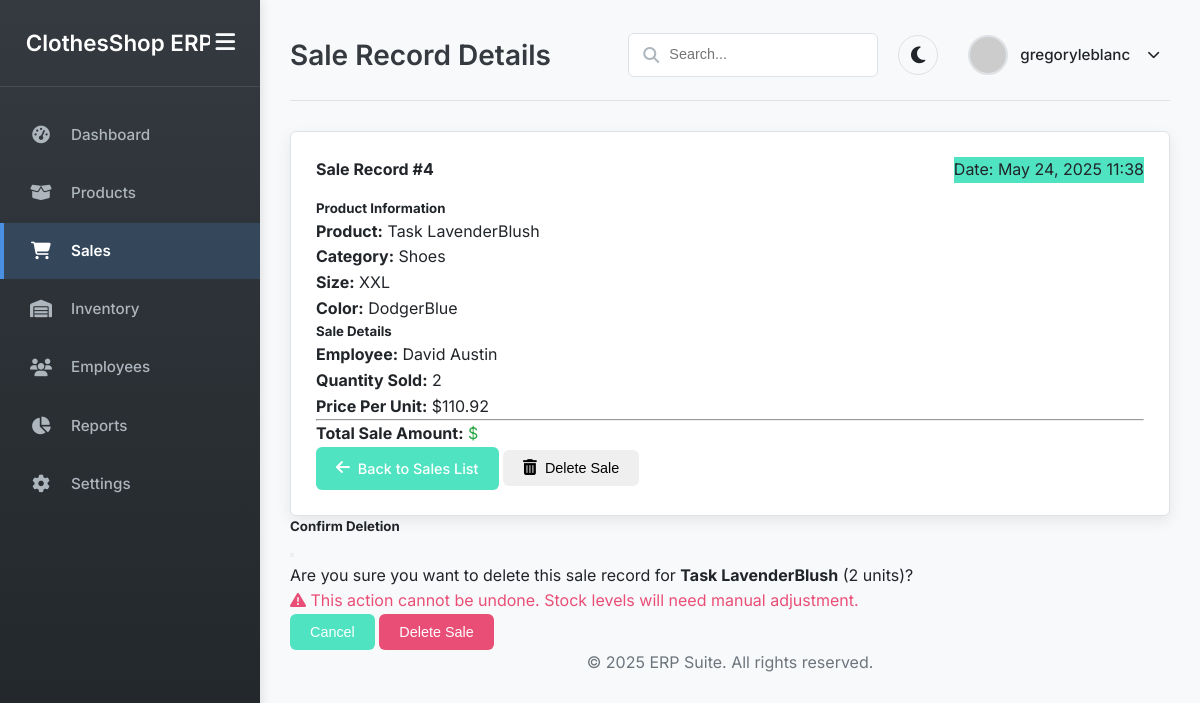
Page /sales/view/4/ (signed in) on the committed database.
### main/models.py (models this page shows, shortened)
class Sale(models.Model):
    product = models.ForeignKey(Product, on_delete=models.CASCADE)
    employee = models.ForeignKey(Employee, on_delete=models.CASCADE)
    quantity = models.IntegerField()
    price = models.DecimalField(max_digits=10, decimal_places=2)
    date_time = models.DateTimeField(auto_now_add=True)

class Product(models.Model):
    name = models.CharField(max_length=100)
    category = models.ForeignKey(Category, on_delete=models.CASCADE)
    size = models.CharField(max_length=20, blank=True, null=True)
    color = models.CharField(max_length=50, blank=True, null=True)
    price = models.DecimalField(max_digits=10, decimal_places=2)
    stock_quantity = models.IntegerField(default=0)
    created_at = models.DateTimeField(auto_now_add=True)
    updated_at = models.DateTimeField(auto_now=True)

class Category(models.Model):
    name = models.CharField(max_length=100)
    class Meta:
        verbose_name_plural = "Categories"

class Employee(models.Model):
    user = models.OneToOneField(User, on_delete=models.CASCADE, null=True, blank=True)
    name = models.CharField(max_length=100)
    position = models.CharField(max_length=100)
    phone = models.CharField(max_length=20)
    email = models.EmailField()
    date_joined = models.DateField(auto_now_add=True)

### main/views.py (the view)
@login_required
def view_sale(request, sale_id):
    sale = get_object_or_404(Sale, id=sale_id)
    context = {
        'sale': sale,
    }
    return render(request, 'main/view_sale.html', context)

### main/templates/main/view_sale.html (shortened to what this page needs)
{% extends "main/base.html" %}
{% load static %}
{% block header_title %}Sale Record Details{% endblock %}
{% block content %}
<div class="row justify-content-center">
    <div class="col-lg-8">
        <div class="card">
            <div class="card-header d-flex justify-content-between align-items-center">
                <h4 class="mb-0">Sale Record #{{ sale.id }}</h4>
                <span class="badge bg-secondary">Date: {{ sale.date_time|date:"M d, Y H:i" }}</span>
            </div>
            <div class="card-body">
                <div class="row mb-3">
                    <div class="col-md-6">
                        <h5>Product Information</h5>
                        <p><strong>Product:</strong> {{ sale.product.name }}</p>
                        <p><strong>Category:</strong> {{ sale.product.category.name }}</p>
                        <p><strong>Size:</strong> {{ sale.product.size|default:"N/A" }}</p>
                        <p><strong>Color:</strong> {{ sale.product.color|default:"N/A" }}</p>
                    </div>
                    <div class="col-md-6">
                        <h5>Sale Details</h5>
                        <p><strong>Employee:</strong> {{ sale.employee.name }}</p>
                        <p><strong>Quantity Sold:</strong> {{ sale.quantity }}</p>
                        <p><strong>Price Per Unit:</strong> ${{ sale.price|floatformat:2 }}</p>
                        <hr>
                        <p class="fs-5 fw-bold"><strong>Total Sale Amount:</strong> <span class="text-success">${{ sale.total_price|floatformat:2 }}</span></p>
                    </div>
                </div>
            </div>
            <div class="card-footer text-end">
                 <a href="{% url 'sales' %}" class="btn btn-secondary"><i class="fas fa-arrow-left me-1"></i> Back to Sales List</a>
                 <button type="button" class="btn btn-outline-danger" data-bs-toggle="modal" data-bs-target="#deleteSaleModal" data-sale-id="{{ sale.id }}" data-product-name="{{ sale.product.name }}">
                     <i class="fas fa-trash-alt me-1"></i> Delete Sale
                 </button>
            </div>
        </div>
    </div>
</div>
<div class="modal fade" id="deleteSaleModal" tabindex="-1" aria-labelledby="deleteSaleModalLabel" aria-hidden="true">
    <div class="modal-dialog">
        <div class="modal-content">
            <form id="deleteSaleForm" method="post" action="{% url 'delete_sale' sale.id %}">
                <div class="modal-header">
                    <h5 class="modal-title" id="deleteSaleModalLabel">Confirm Deletion</h5>
                    <button type="button" class="btn-close" data-bs-dismiss="modal" aria-label="Close"></button>
                </div>
                <div class="modal-body">
                    <p>Are you sure you want to delete this sale record for <strong>{{ sale.product.name }}</strong> ({{ sale.quantity }} units)?</p>
                    <p class="text-danger"><i class="fas fa-exclamation-triangle me-1"></i> This action cannot be undone. Stock levels will need manual adjustment.</p>
                </div>
                <div class="modal-footer">
                    <button type="button" class="btn btn-secondary" data-bs-dismiss="modal">Cancel</button>
                    <button type="submit" class="btn btn-danger">Delete Sale</button>
                </div>
            </form>
        </div>
    </div>
</div>
{% endblock %}

### main/templates/main/base.html (shortened to what this page needs)
{% load static %}
<!DOCTYPE html>
<html lang="en">
<head>
    <link rel="stylesheet" href="https://cdnjs.cloudflare.com/ajax/libs/font-awesome/6.4.0/css/all.min.css" />
    <link rel="stylesheet" href="{% static 'main/css/style.css' %}" />
</head>
<body>
    <div class="wrapper">
        <nav class="sidebar" id="sidebar">
            <div class="sidebar-header">
                <h3> ClothesShop ERP</h3>
                <button class="sidebar-toggle" id="sidebarToggle" title="Toggle Sidebar">
                    <i class="fas fa-bars"></i>
                </button>
            </div>
            <div class="sidebar-menu">
                <ul>
                    <li><a href="{% url 'dashboard' %}" class=""><span class="icon"><i class="fas fa-tachometer-alt fa-fw"></i></span><span class="menu-text">Dashboard</span></a></li>
                    <li><a href="{% url 'products' %}" class=""><span class="icon"><i class="fas fa-box-open fa-fw"></i></span><span class="menu-text">Products</span></a></li>
                    <li><a href="{% url 'sales' %}" class="{% if request.resolver_match.url_name == 'sales' or request.resolver_match.url_name == 'view_sale' or request.resolver_match.url_name == 'delete_sale' %}active{% endif %}"><span class="icon"><i class="fas fa-shopping-cart fa-fw"></i></span><span class="menu-text">Sales</span></a></li>
                    <li><a href="{% url 'inventory' %}" class=""><span class="icon"><i class="fas fa-warehouse fa-fw"></i></span><span class="menu-text">Inventory</span></a></li>
                    <li><a href="{% url 'employees' %}" class=""><span class="icon"><i class="fas fa-users fa-fw"></i></span><span class="menu-text">Employees</span></a></li>
                    <li><a href="{% url 'reports' %}" class=""><span class="icon"><i class="fas fa-chart-pie fa-fw"></i></span><span class="menu-text">Reports</span></a></li>
                    <li><a href="{% url 'settings' %}" class=""><span class="icon"><i class="fas fa-cog fa-fw"></i></span><span class="menu-text">Settings</span></a></li>
                </ul>
            </div>
        </nav>
        <div class="main-content" id="mainContent">
            <header class="header">
                <h1>{% block header_title %}Page Title{% endblock %}</h1>
                <div class="header-actions">
                    <div class="search-box">
                        <i class="fas fa-search"></i>
                        <input type="text" placeholder="Search..." id="searchInput" class="form-control" />
                    </div>
                    <button class="theme-toggle" id="themeToggle" title="Toggle Theme">
                        <i class="fas fa-moon"></i>
                    </button>
                    <div class="user-profile-dropdown">
                        <div class="user-profile" id="userProfileTrigger" tabindex="0">
                            <img src="https://ui-avatars.com/api/?name={{ request.user.username|default:'A' }}&background=random&color=fff&size=40" alt="User Avatar" />
                            <span>{{ request.user.username|default:'Admin User' }}</span>
                            <i class="fas fa-chevron-down dropdown-arrow"></i>
                        </div>
                    </div>
                </div>
            </header>
            <main class="content-area">
                {% block content %}{% endblock %}
            </main>
            <footer class="footer mt-auto py-3 bg-light">
              <div class="container text-center">
                <span class="text-muted">© {% now "Y" %} ERP Suite. All rights reserved.</span>
              </div>
            </footer>
        </div>
    </div>
</body>
</html>

### rows in the picture
Sale: id "4", date_time "May 24, 2025 11:38", product.name "Task LavenderBlush", product.category.name "Shoes", product.size "XXL", product.color "DodgerBlue", employee.name "David Austin", quantity "2", price "110.92"

### other values in the picture
{{ request.user.username|default:'Admin User' }} "gregoryleblanc"
